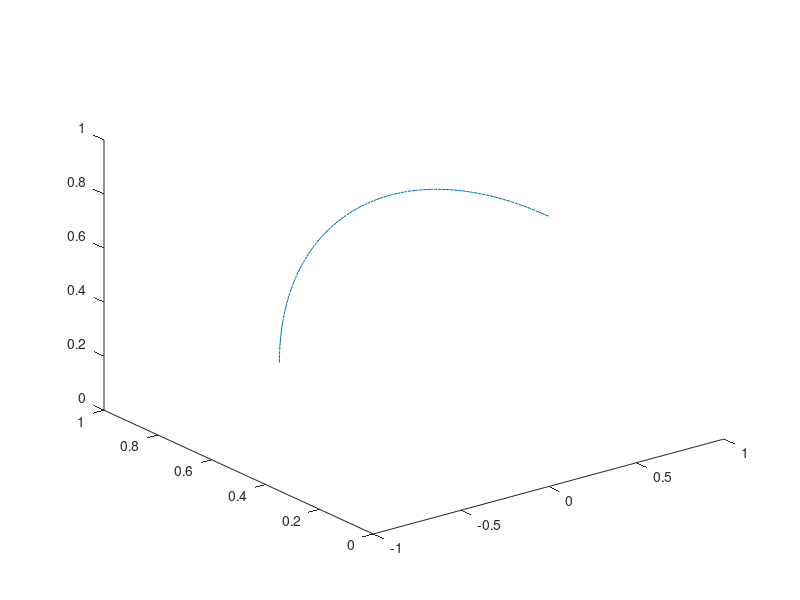

The MATLAB source for this figure:
clc
clear
%% Forced procession ignoring relaxation
% Author: Imraj Singh 03/11/2020

% Given parameters

% Magnitisation aligned along z-axis initially
M = [0, 0, 1]';

% Duration of the RF pulse
t = 1%*10^(-3);

% Flip angle
dtheta = 90*pi/180;

% Gyromagnetic ratio for proton in hydrogen
gamma = 2.68*10^8;

% Calculate neccessary parameters

% The magnetic field strength caused by RF
B1 = dtheta/(gamma*t);

% Precession frequency
omega1 = gamma*B1;

% Define modelling parameters

% Duration and timestep of model

time = linspace(0,t,101);

Msoln = zeros(101,3);

Msoln(:,1) = M(1);
Msoln(:,2) = M(2)*cos(omega1.*time) + M(3)*sin(omega1.*time);
Msoln(:,3) = M(3)*cos(omega1.*time) - M(2)*sin(omega1.*time);

plot3(Msoln(:,1),Msoln(:,2),Msoln(:,3))




